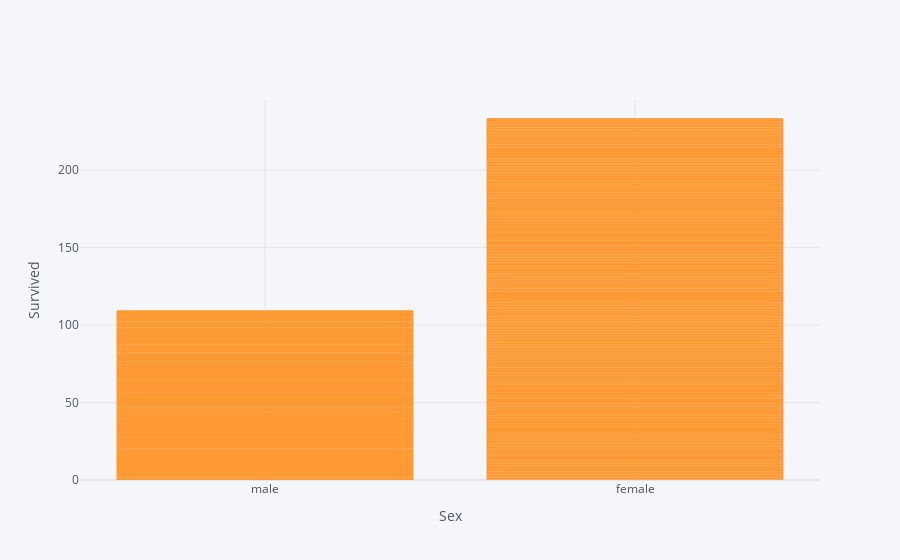

The notebook cell saved with this chart:
### Code cell
titanic.iplot(kind = 'bar',x = 'sex',y = 'survived',xTitle = 'Sex',yTitle = 'Survived')

### Figure 1 — Plotly figure (JSON) as saved in the notebook; plotly's stock layout.template omitted (floating-point values rounded to 4 significant figures; data arrays with more than 128 entries replaced by an {"elided": "..."} marker saying what was removed)
{"data": [{"marker": {"color": "rgba(255, 153, 51, 0.6)", "line": {"color": "rgba(255, 153, 51, 1.0)", "width": 1}}, "name": "survived", "orientation": "v", "text": "", "type": "bar", "x": {"elided": "891 str values"}, "y": {"elided": "891 int values"}}], "layout": {"legend": {"bgcolor": "#F5F6F9", "font": {"color": "#4D5663"}}, "paper_bgcolor": "#F5F6F9", "plot_bgcolor": "#F5F6F9", "title": {"font": {"color": "#4D5663"}}, "xaxis": {"gridcolor": "#E1E5ED", "showgrid": true, "tickfont": {"color": "#4D5663"}, "title": {"font": {"color": "#4D5663"}, "text": "Sex"}, "zerolinecolor": "#E1E5ED"}, "yaxis": {"gridcolor": "#E1E5ED", "showgrid": true, "tickfont": {"color": "#4D5663"}, "title": {"font": {"color": "#4D5663"}, "text": "Survived"}, "zerolinecolor": "#E1E5ED"}}}
